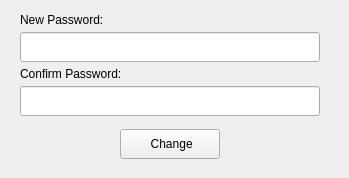
             <widget class="QWidget" name="changepasswordWidget" native="true">
              <property name="minimumSize">
               <size>
                <width>0</width>
                <height>169</height>
               </size>
              </property>
              <widget class="QWidget" name="">
               <property name="geometry">
                <rect>
                 <x>0</x>
                 <y>0</y>
                 <width>340</width>
                 <height>169</height>
                </rect>
               </property>
               <layout class="QVBoxLayout" name="changepasswordVerticalLayout">
                <property name="spacing">
                 <number>3</number>
                </property>
                <property name="leftMargin">
                 <number>20</number>
                </property>
                <property name="topMargin">
                 <number>10</number>
                </property>
                <property name="rightMargin">
                 <number>20</number>
                </property>
                <property name="bottomMargin">
                 <number>10</number>
                </property>
                <item>
                 <widget class="QLabel" name="newpasswordLabel">
                  <property name="text">
                   <string>New Password:</string>
                  </property>
                 </widget>
                </item>
                <item>
                 <widget class="QLineEdit" name="newpasswordLineEdit">
                  <property name="minimumSize">
                   <size>
                    <width>0</width>
                    <height>30</height>
                   </size>
                  </property>
                 </widget>
                </item>
                <item>
                 <widget class="QLabel" name="confirmpasswordLabel">
                  <property name="text">
                   <string>Confirm Password:</string>
                  </property>
                 </widget>
                </item>
                <item>
                 <widget class="QLineEdit" name="confirmpasswordLineEdit">
                  <property name="minimumSize">
                   <size>
                    <width>0</width>
                    <height>30</height>
                   </size>
                  </property>
                 </widget>
                </item>
                <item>
                 <spacer name="verticalSpacer_4">
                  <property name="orientation">
                   <enum>Qt::Vertical</enum>
                  </property>
                  <property name="sizeType">
                   <enum>QSizePolicy::Fixed</enum>
                  </property>
                  <property name="sizeHint" stdset="0">
                   <size>
                    <width>20</width>
                    <height>10</height>
                   </size>
                  </property>
                 </spacer>
                </item>
                <item>
                 <layout class="QHBoxLayout" name="changepasswordHorizontalLayout">
                  <property name="spacing">
                   <number>0</number>
                  </property>
                  <item>
                   <widget class="QPushButton" name="changepasswordPushButton_2">
                    <property name="minimumSize">
                     <size>
                      <width>0</width>
                      <height>30</height>
                     </size>
                    </property>
                    <property name="maximumSize">
                     <size>
                      <width>100</width>
                      <height>16777215</height>
                     </size>
                    </property>
                    <property name="cursor">
                     <cursorShape>PointingHandCursor</cursorShape>
                    </property>
                    <property name="text">
                     <string> Change</string>
                    </property>
                    <property name="icon">
                     <iconset>
                      <normaloff>images/change.png</normaloff>images/change.png</iconset>
                    </property>
                    <property name="iconSize">
                     <size>
                      <width>16</width>
                      <height>16</height>
                     </size>
                    </property>
                   </widget>
                  </item>
                 </layout>
                </item>
               </layout>
              </widget>
             </widget>
